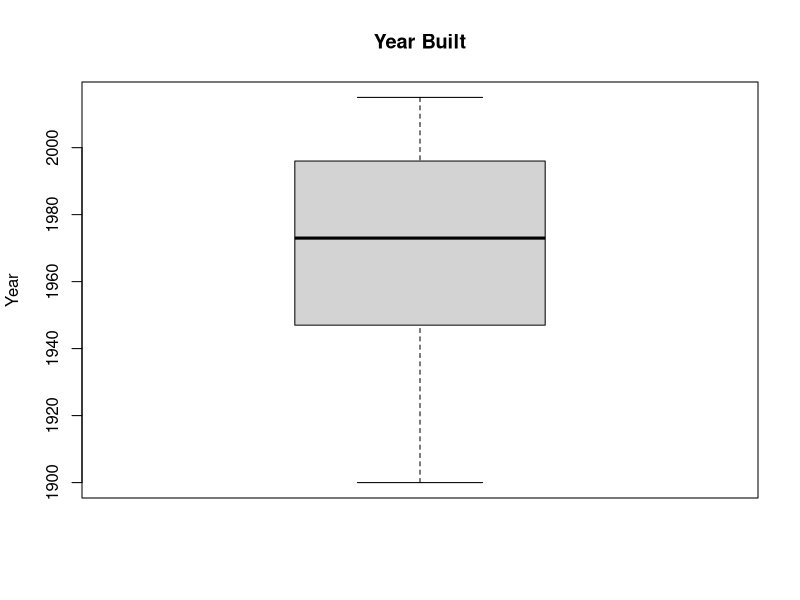
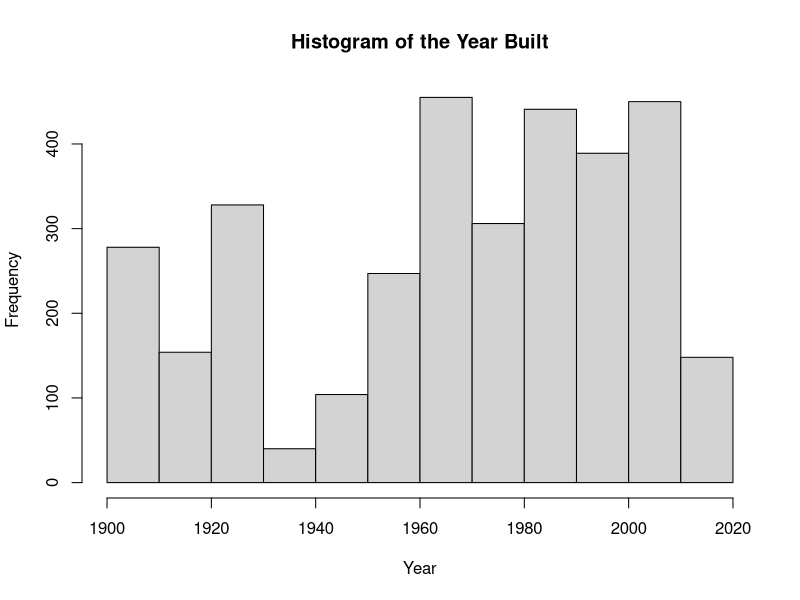
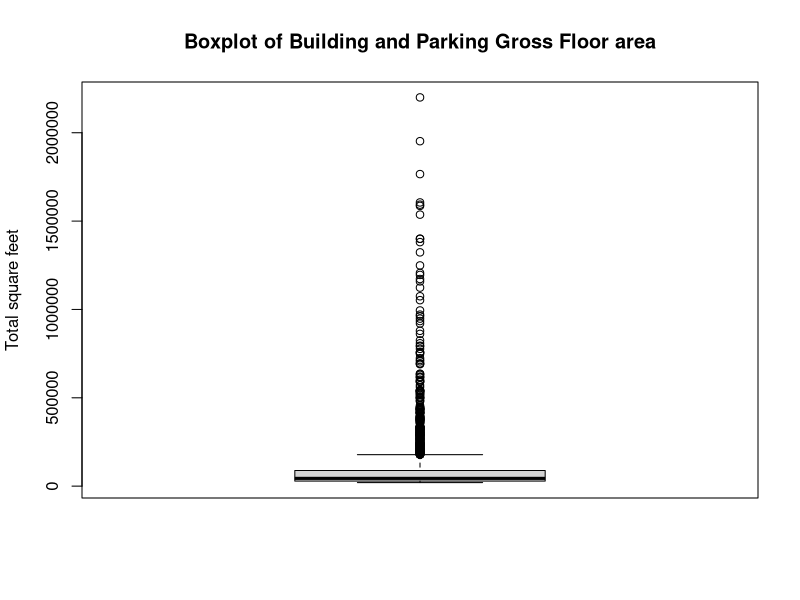
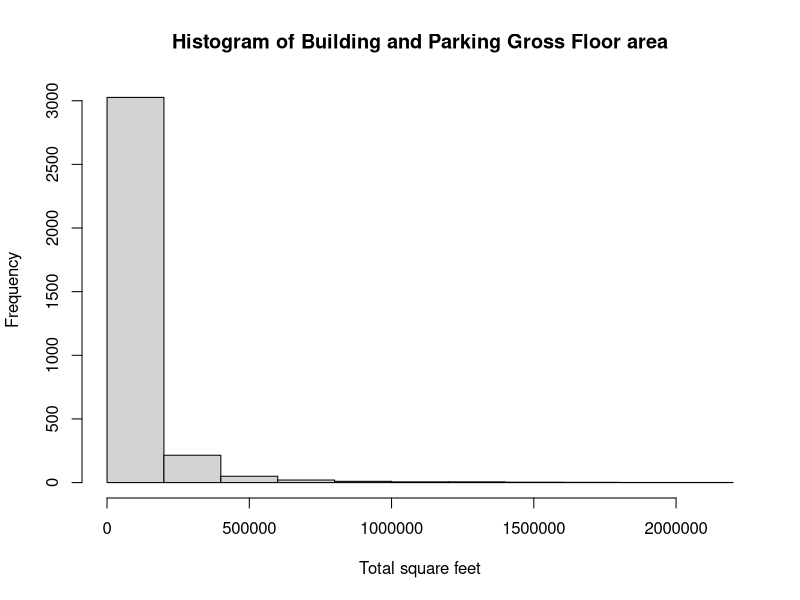
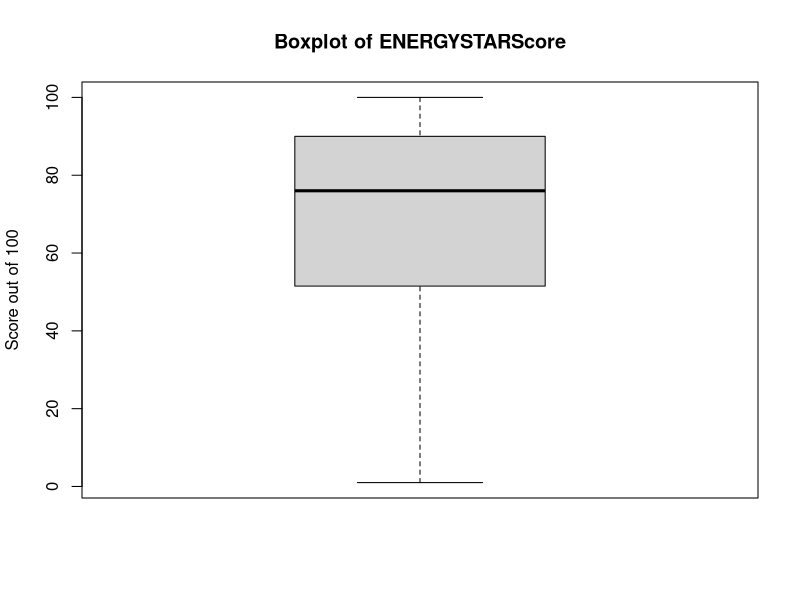
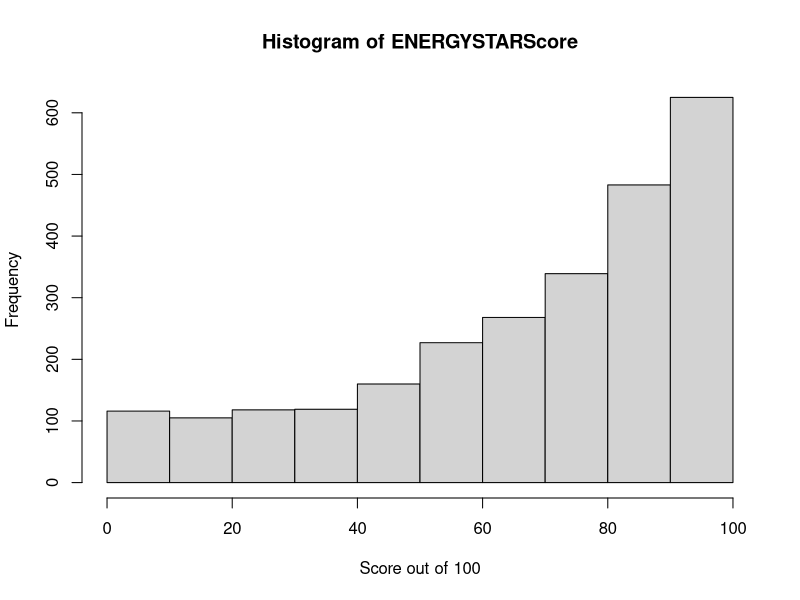
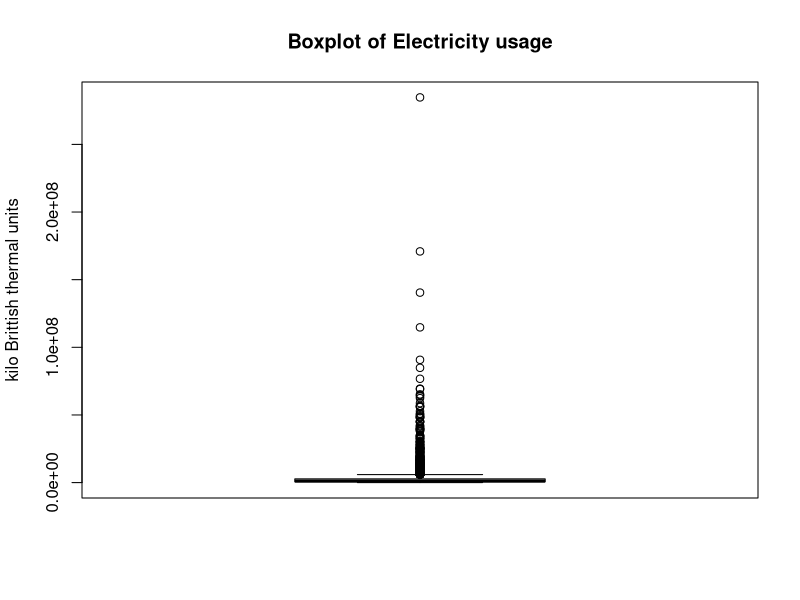
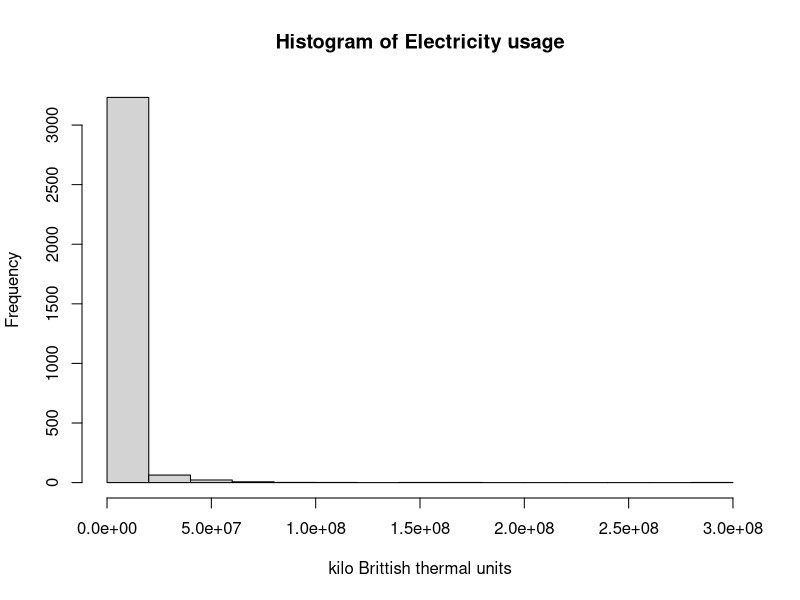

Write the R code that produced these figures, in order.
## ---- chunk 1
energyDat2016 = read.csv("sea-building-energy-benchmarking/2015-building-energy-benchmarking.csv")
library(gmodels)
library(tidyverse)
## ---- chunk 2
str(energyDat2016)
## ---- chunk 3
summary(energyDat2016$YearBuilt)
summary(energyDat2016$NumberofFloors)
summary(energyDat2016$PropertyGFATotal)
summary(energyDat2016$ENERGYSTARScore)
summary(energyDat2016$SiteEUIWN.kBtu.sf.)
summary(energyDat2016$Electricity.kBtu.)
summary(energyDat2016$NaturalGas.kBtu.)
summary(energyDat2016$GHGEmissionsIntensity.kgCO2e.ft2.)
## ---- chunk 4
boxplot(energyDat2016$YearBuilt, main = "Year Built", ylab = "Year")
hist(energyDat2016$YearBuilt, main = "Histogram of the Year Built", xlab = "Year")
boxplot(energyDat2016$PropertyGFATotal, main = "Boxplot of Building and Parking Gross Floor area", ylab = "Total square feet")
hist(energyDat2016$PropertyGFATotal, main = "Histogram of Building and Parking Gross Floor area", xlab = "Total square feet")
boxplot(energyDat2016$ENERGYSTARScore, main = "Boxplot of ENERGYSTARScore", ylab = "Score out of 100")
hist(energyDat2016$ENERGYSTARScore, main = "Histogram of ENERGYSTARScore", xlab = "Score out of 100")
boxplot(energyDat2016$Electricity.kBtu., main = "Boxplot of Electricity usage", ylab = "kilo Brittish thermal units")
hist(energyDat2016$Electricity.kBtu., main = "Histogram of Electricity usage", xlab = "kilo Brittish thermal units")
boxplot(energyDat2016$NaturalGas.kBtu., main = "Boxplot of Natural gas usage", ylab = "kilo Brittish thermal units")
hist(energyDat2016$NaturalGas.kBtu., main = "Histogram of Natural gas usage", xlab = "kilo Brittish thermal units")
## ---- chunk 5
var(energyDat2016$YearBuilt, na.rm=TRUE)
sd(energyDat2016$YearBuilt,na.rm=TRUE)
var(energyDat2016$NumberofFloors,na.rm=TRUE)
sd(energyDat2016$NumberofFloors,na.rm=TRUE)
var(energyDat2016$PropertyGFATotal,na.rm=TRUE)
sd(energyDat2016$PropertyGFATotal,na.rm=TRUE)
var(energyDat2016$ENERGYSTARScore,na.rm=TRUE)
sd(energyDat2016$ENERGYSTARScore,na.rm=TRUE)
var(energyDat2016$SiteEUIWN.kBtu.sf.,na.rm=TRUE)
sd(energyDat2016$SiteEUIWN.kBtu.sf.,na.rm=TRUE)
var(energyDat2016$Electricity.kBtu.,na.rm=TRUE)
sd(energyDat2016$Electricity.kBtu.,na.rm=TRUE)
var(energyDat2016$NaturalGas.kBtu.,na.rm=TRUE)
sd(energyDat2016$NaturalGas.kBtu.,na.rm=TRUE)
var(energyDat2016$GHGEmissionsIntensity.kgCO2e.ft2.,na.rm=TRUE)
sd(energyDat2016$GHGEmissionsIntensity.kgCO2e.ft2.,na.rm=TRUE)
## ---- chunk 6
table(energyDat2016$Neighborhood)
table(energyDat2016$LargestPropertyUseType)
table(energyDat2016$Outlier)
## ---- chunk 7
names(sort(-table(energyDat2016$Neighborhood)))[1]
names(sort(-table(energyDat2016$LargestPropertyUseType)))[1]
names(sort(-table(energyDat2016$Outlier)))[1]
## ---- chunk 8
round(prop.table(table(energyDat2016$Neighborhood))*100, digits = 3)
round(prop.table(table(energyDat2016$LargestPropertyUseType))*100, digits = 3)
round(prop.table(table(energyDat2016$Outlier))*100, digits = 3)
## ---- chunk 9
plot(energyDat2016$ENERGYSTARScore, energyDat2016$PropertyGFATotal, main = "Relationship between property size and Energy score", xlab = "Size of property in square feet", ylab = "Energy star score out of 100")
cor(energyDat2016$ENERGYSTARScore, energyDat2016$PropertyGFATotal, use = "complete.obs")
## ---- chunk 10
plot(energyDat2016$ENERGYSTARScore, energyDat2016$YearBuilt, main = "Relationship between the year built and Energy score", xlab = "Year of property construction", ylab = "Energy star score out of 100")
cor(energyDat2016$ENERGYSTARScore, energyDat2016$YearBuilt, use = "complete.obs")
## ---- chunk 11
# focus upon the 'most popular uses' 
popUse = energyDat2016$LargestPropertyUseType %in% c('Office', 'Multifamily Housing')
popRegion = energyDat2016$Neighborhood %in% c('DOWNTOWN','EAST','QUEEN ANNE','DUWAMISH')
CrossTable(x = popUse, y = popRegion, chisq = TRUE)
